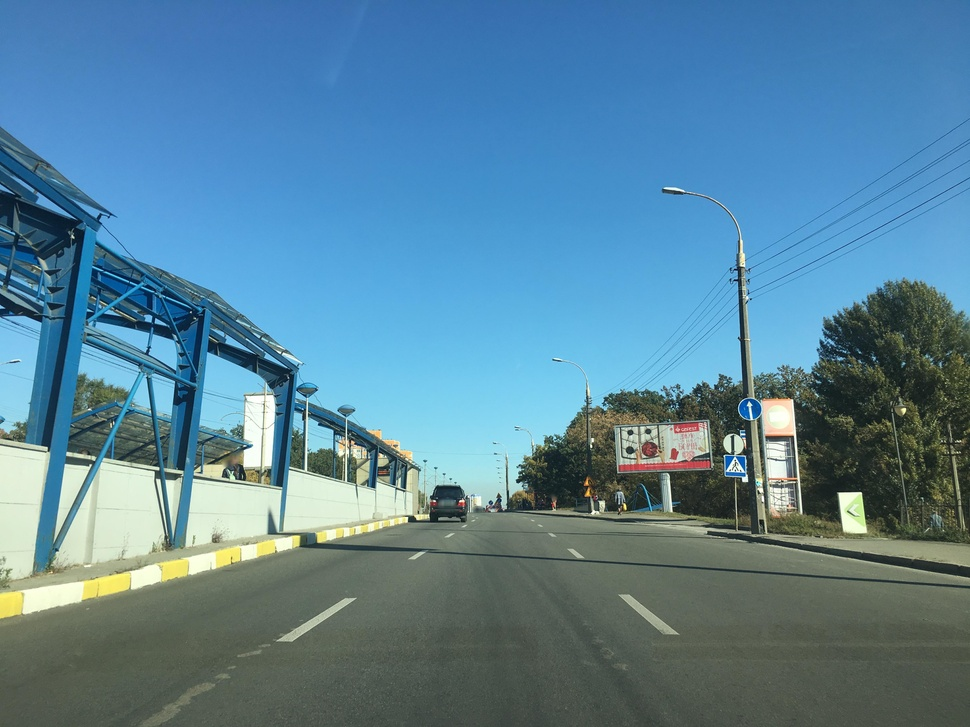
#> input picture data/raw/subset-IPA-AIA-crossing/00010042_ayVAxp8dvnLy-YWsCGjFuQ.jpg, 970 x 727 px, shrunk from 4032 x 3024 before the run
$ python -i detection.py   (imports and definitions only)
#> lines starting #> are read from the running program, lines starting #| are printed output that depends on the picture; after the words box and inside, x2 and y2 are one past the last pixel; in counts of white or black regions, pixels touching at a corner belong together
"""Detection of pedestrian-crossing signs in a single image.

The detector extracts the connected components of the preprocessed mask,
keeps the ones that are large enough and roughly rectangular (the sign
plate), then looks inside each cropped candidate for a triangular shape
that matches a reference triangle template.
"""

from dataclasses import dataclass
from pathlib import Path

import cv2
import numpy as np

from annotations import Rect
from config import DetectionParams
from geometry import is_rectangular, is_triangle
from preprocessing import binarize_crop_method1, binarize_crop_method2, candidate_mask


@dataclass
class Detection:
    """A detected sign: bounding box in full-image coordinates and its shape-match score."""

    rect: Rect
    match_score: float


def load_triangle_contour(template_path: Path) -> np.ndarray:
    """Extract the reference triangle contour from the template image."""
    template = cv2.imread(str(template_path))
#> template is the input picture: shape (727, 970, 3); mean B, G, R 153.6, 131.5, 89.2
    if template is None:
        raise FileNotFoundError(f"Cannot read triangle template: {template_path}")

    gray = cv2.cvtColor(template, cv2.COLOR_BGR2GRAY)
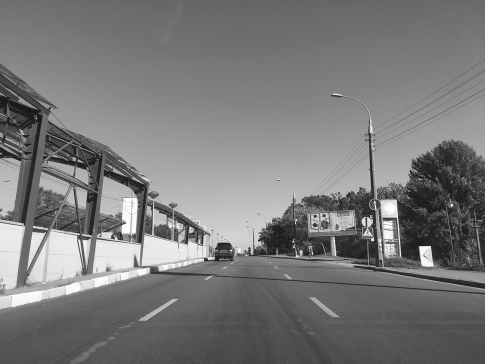
#> gray: shape (727, 970) (shown at 1/2 size); min 10, max 255, mean 121.4
    _, binary = cv2.threshold(gray, 0, 255, cv2.THRESH_BINARY | cv2.THRESH_OTSU)
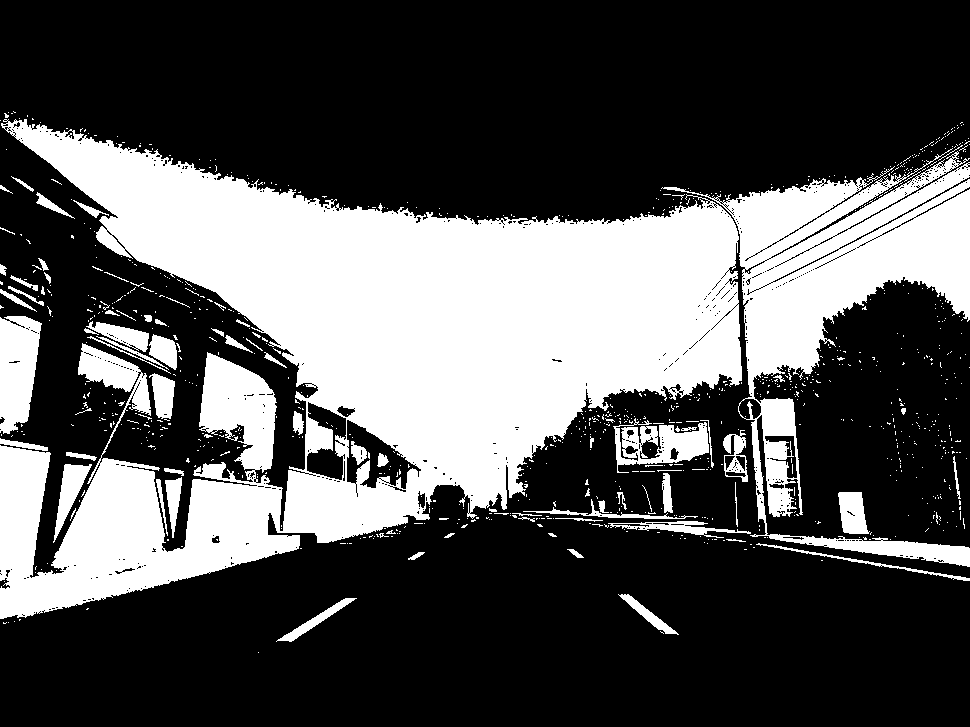
#> binary: shape (727, 970); 32.5% white; 950 white regions (870 under 20 px), largest, box (x1, y1, x2, y2) and area: (0, 119, 742, 619) 168972, (661, 148, 970, 567) 37898, (0, 316, 42, 434) 3764
    binary = cv2.morphologyEx(
        binary, cv2.MORPH_OPEN, cv2.getStructuringElement(cv2.MORPH_RECT, (15, 15))
    )
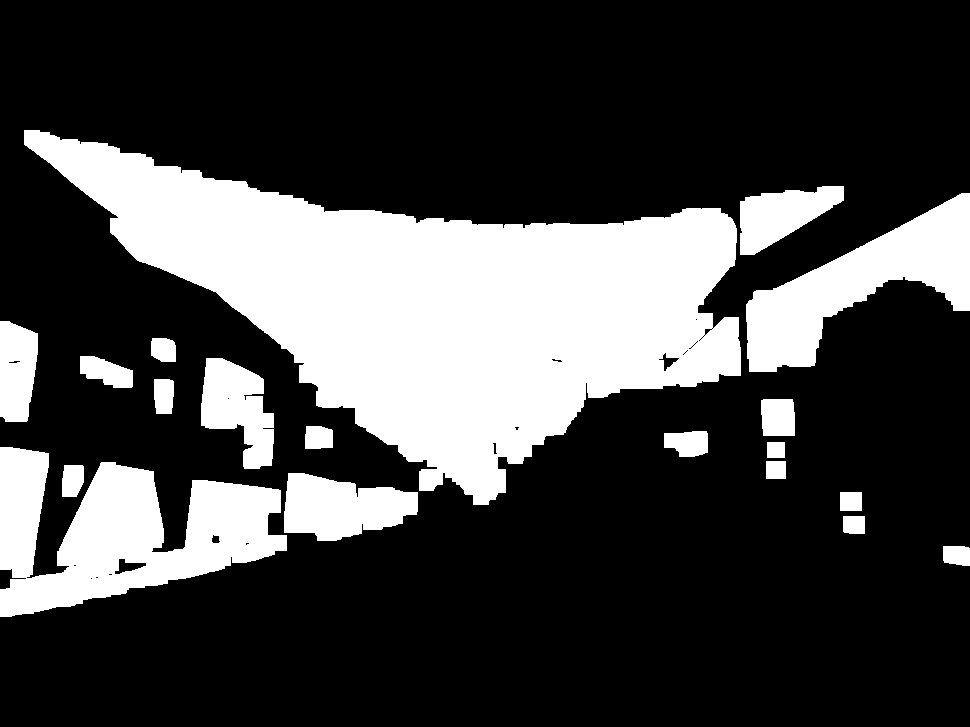
#> binary: shape (727, 970); 26.4% white; 19 white regions

    contours, _ = cv2.findContours(binary, cv2.RETR_LIST, cv2.CHAIN_APPROX_NONE)
#> contours = 54 contours, 28 with area under 20; largest, box (x1, y1, x2, y2) and area: (24, 130, 741, 505) 116077, (0, 447, 287, 617) 26073, (746, 193, 970, 372) 16031, (284, 473, 418, 541) 6200, (201, 358, 274, 469) 4883
    if not contours:
        raise ValueError(f"No contour found in triangle template: {template_path}")
    # The template contains a single triangle: take the largest contour
    return max(contours, key=cv2.contourArea)


# [49 lines left out: function detect_signs, not called in this run]

>>> result = load_triangle_contour('../data/raw/subset-IPA-AIA-crossing/00010042_ayVAxp8dvnLy-YWsCGjFuQ.jpg')
#> result = contour of 2114 points, box (x1, y1, x2, y2) (24, 130, 741, 505), area 116077

$ run again, on data/raw/subset-IPA-AIA-crossing/00010045_XENBsVS33xfrY_TmKLU0HA.jpg
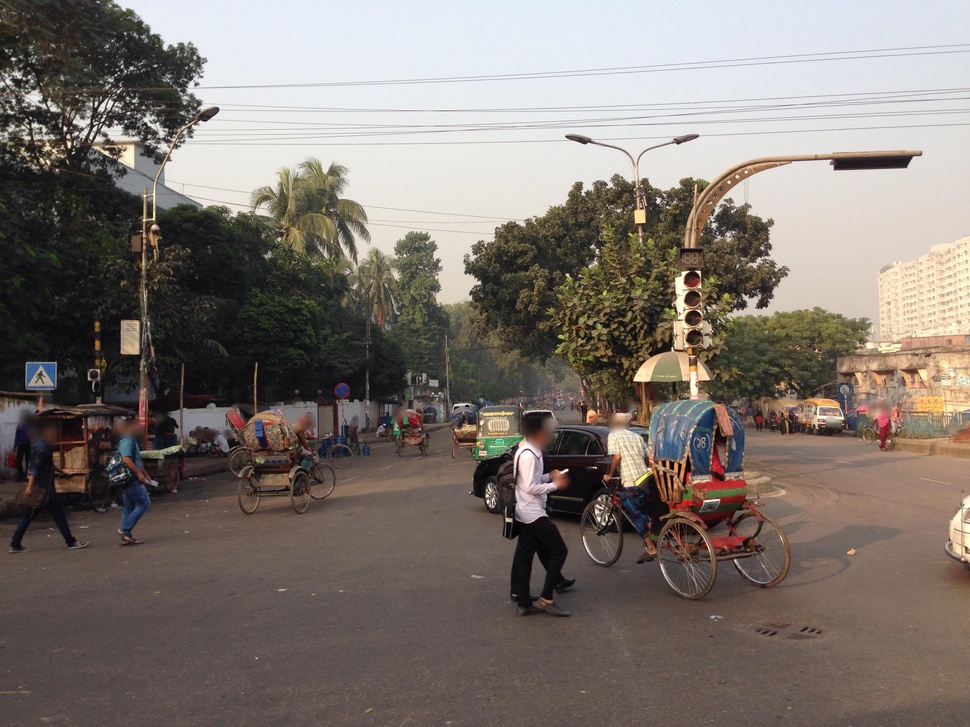
#> input picture data/raw/subset-IPA-AIA-crossing/00010045_XENBsVS33xfrY_TmKLU0HA.jpg, 970 x 727 px, shrunk from 3264 x 2448 before the run
#> in load_triangle_contour, template is the input picture: shape (727, 970, 3); mean B, G, R 111.1, 117, 125.9
#> in load_triangle_contour, `_, binary = cv2.threshold(gray, 0, 255, cv2.THRESH_BINARY | cv2.THRESH..`:
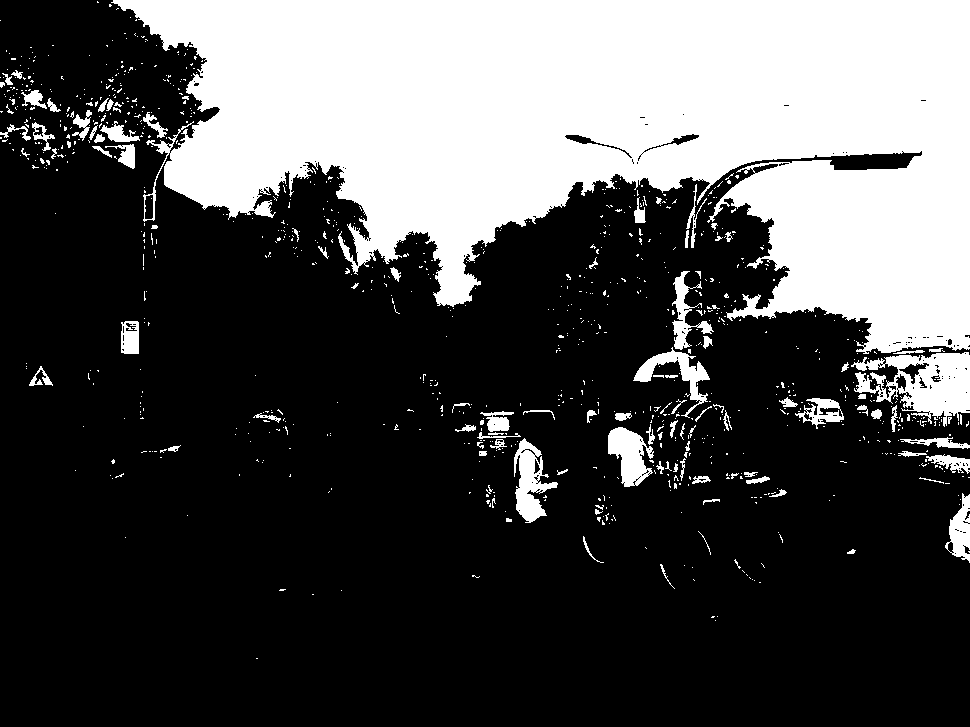
#> binary: shape (727, 970); 30.2% white; 969 white regions (863 under 20 px), largest, box (x1, y1, x2, y2) and area: (111, 0, 970, 354) 190043, (851, 352, 970, 427) 4725, (514, 438, 558, 523) 1768
#> in load_triangle_contour, `binary = cv2.morphologyEx( binary, cv2.MORPH_OPEN, cv2.getStructuringE..`:
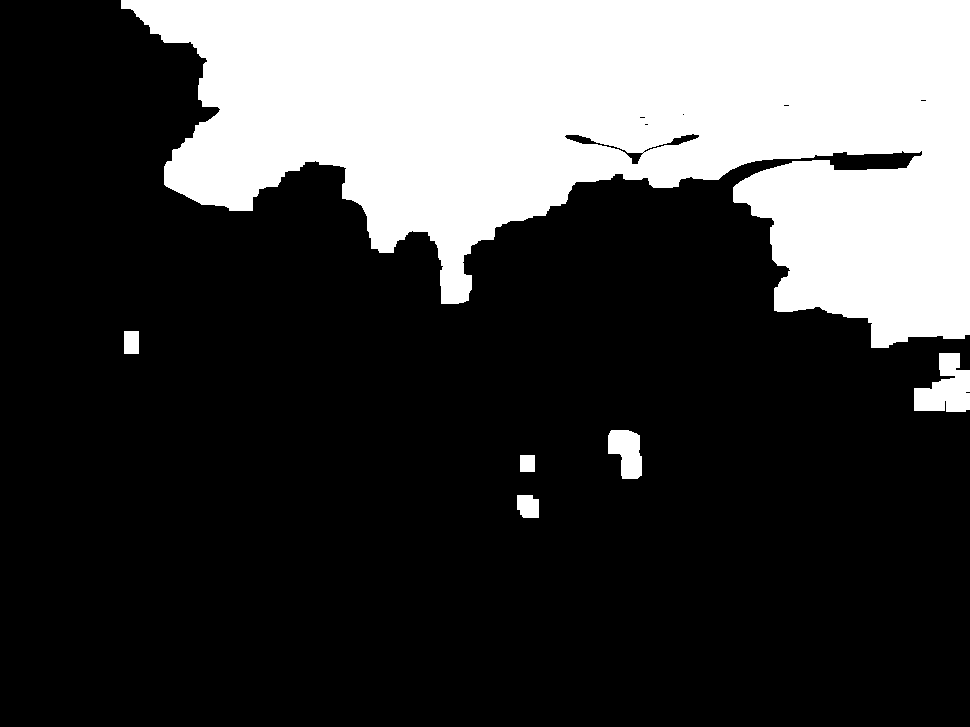
#> binary: shape (727, 970); 26.7% white; 6 white regions
#> contours = 14 contours, 6 with area under 20; largest, box (x1, y1, x2, y2) and area: (121, 0, 970, 348) 182967, (914, 353, 970, 412) 2042, (608, 430, 642, 479) 1158, (517, 495, 539, 518) 409, (564, 134, 644, 165) 398, (124, 331, 139, 354) 308, (643, 133, 700, 153) 250, (520, 455, 535, 472) 224
#> result = contour of 3156 points, box (x1, y1, x2, y2) (121, 0, 970, 348), area 182967

$ run again, on data/raw/subset-IPA-AIA-crossing/00010064_lm75mBOa6LLiVYmwv8Wr4A.jpg
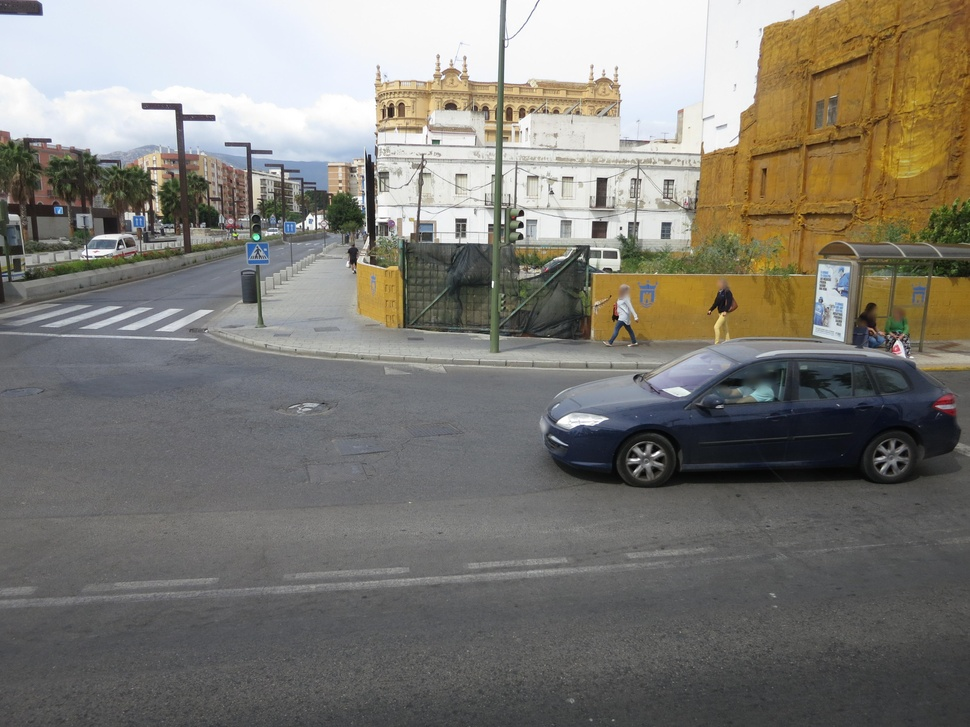
#> input picture data/raw/subset-IPA-AIA-crossing/00010064_lm75mBOa6LLiVYmwv8Wr4A.jpg, 970 x 727 px, shrunk from 4000 x 3000 before the run
#> in load_triangle_contour, template is the input picture: shape (727, 970, 3); mean B, G, R 116.4, 123.6, 126.5
#> in load_triangle_contour, `_, binary = cv2.threshold(gray, 0, 255, cv2.THRESH_BINARY | cv2.THRESH..`:
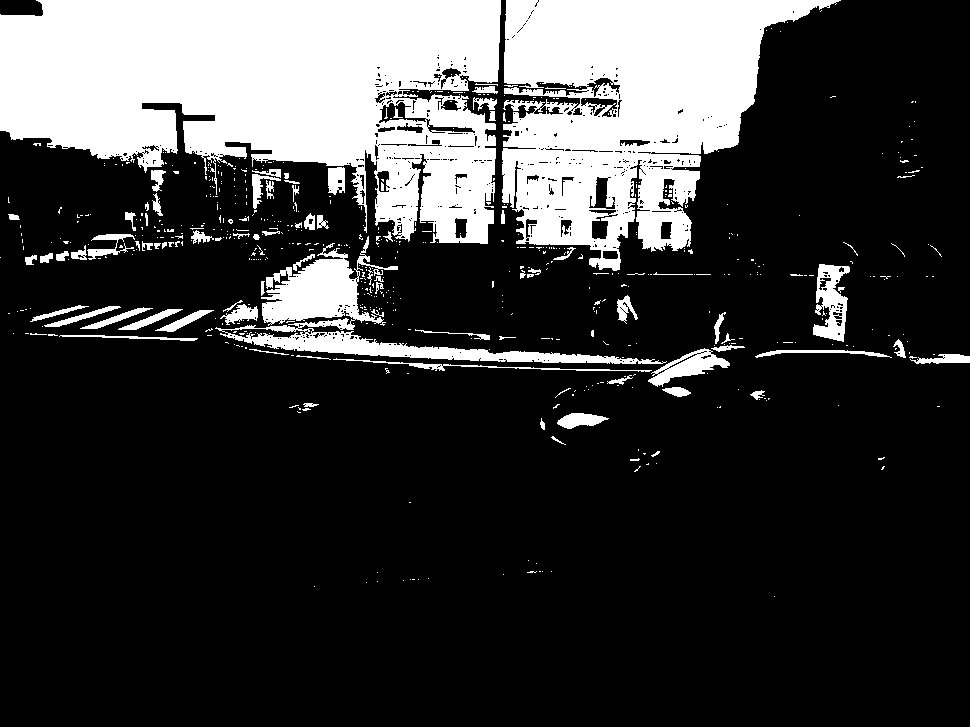
#> binary: shape (727, 970); 22.3% white; 615 white regions (524 under 20 px), largest, box (x1, y1, x2, y2) and area: (0, 0, 501, 244) 81066, (502, 0, 841, 271) 51290, (215, 236, 667, 364) 10510
#> in load_triangle_contour, `binary = cv2.morphologyEx( binary, cv2.MORPH_OPEN, cv2.getStructuringE..`:
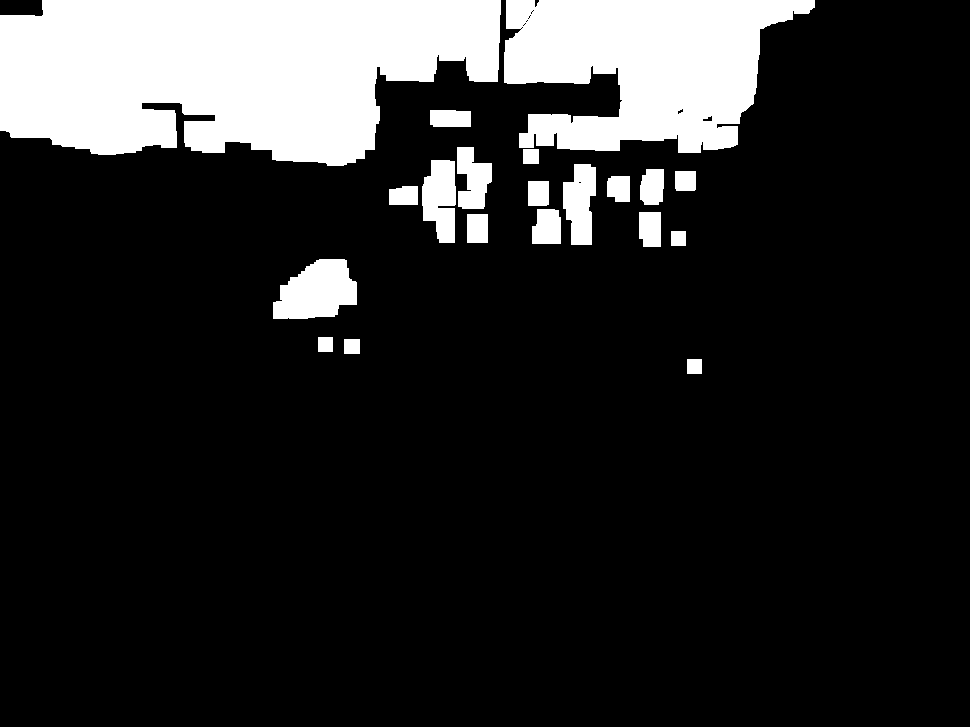
#> binary: shape (727, 970); 16.1% white; 20 white regions
#> contours = 36 contours, 14 with area under 20; largest, box (x1, y1, x2, y2) and area: (0, 0, 501, 166) 63870, (504, 0, 815, 153) 32072, (273, 259, 357, 319) 3541, (422, 160, 456, 243) 2086, (563, 164, 596, 245) 1882
#> result = contour of 1624 points, box (x1, y1, x2, y2) (0, 0, 501, 166), area 63870
